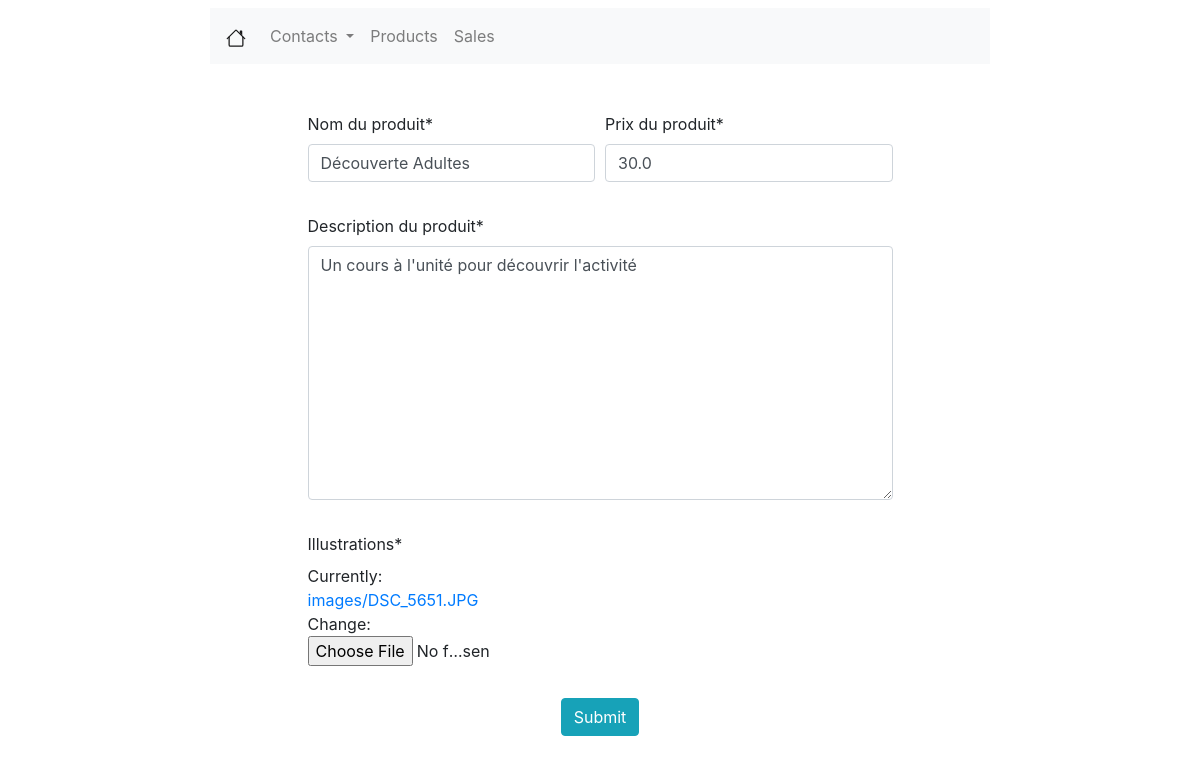
/products/3/edit, run on the app's committed database.
### products/models.py (models this page shows, shortened)
class Product(models.Model):
    create_at = models.DateTimeField(auto_now_add=True)
    updated_at = models.DateTimeField(auto_now=True)
    name = models.CharField(verbose_name="Nom du produit", max_length=50)
    price = models.FloatField(verbose_name="Prix du produit")
    description = models.TextField(verbose_name="Description du produit", null=True)
    picture = models.ImageField(verbose_name="Illustrations", upload_to='images')

### products/views.py (the view)
# urls.py: path('<int:pk>/edit', views.ProductUpdateView.as_view(), name='edit-product'),
class ProductUpdateView(generic.UpdateView):
    template_name = 'product/create_product.html'
    form_class = ProductModelForm
    model = Product

### products/forms.py
class ProductModelForm(forms.ModelForm):
    class Meta:
        model = Product
        fields = '__all__'

### products/templates/product/create_product.html (shortened to what this page needs)
{% extends 'viewlist/viewlist.html' %}
{% load crispy_forms_tags %}
{% block viewlist %}
    <div>
        <form method="post" enctype="multipart/form-data">
            <div class="w-50 mx-auto mt-5">
                <div class="form-row">
                    <div class="form-group col-md-6">
                        {{ form.name|as_crispy_field }}
                    </div>
                    <div class="form-group col-md-6">
                        {{ form.price|as_crispy_field }}
                    </div>
                </div>
                <div class="form-row">
                    <div class="form-group col-md-12">
                        {{ form.description|as_crispy_field }}
                    </div>
                </div>
                <div class="form-row">
                    <div class="form-group col-md-4">
                        {{ form.picture|as_crispy_field }}
                    </div>
                </div>
            </div>
            <div class="text-center">
                <button type="submit" class="btn btn-info">Submit</button>
            </div>
        </form>
    </div>
{% endblock %}

### data on the page
Product: name "Découverte Adultes", price "30.0", description "Un cours à l'unité pour découvrir l'activité"
